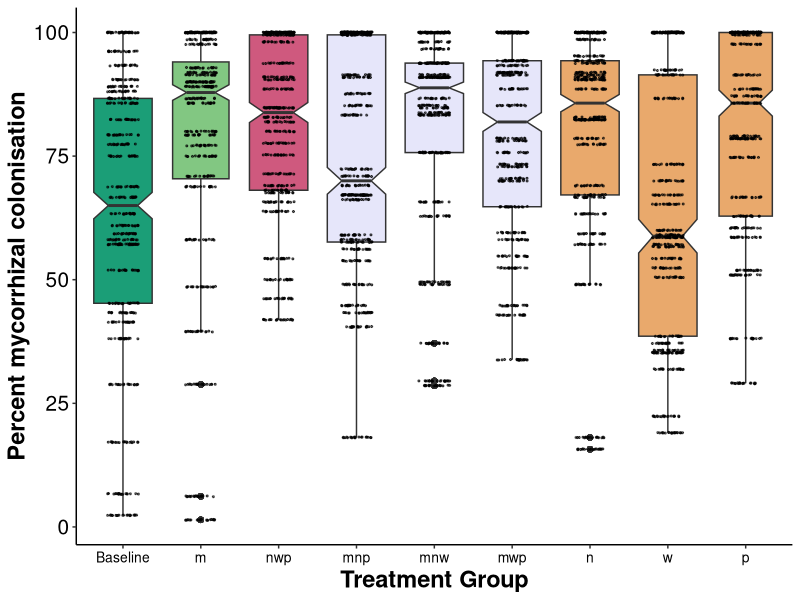
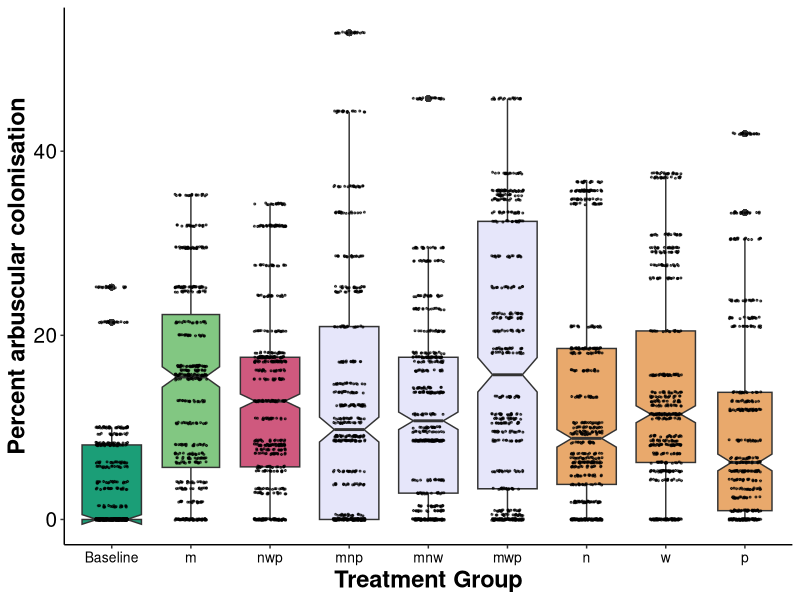

Source code (R) for these figures, in order:
#### Mycorrhizae Analysis Experiment 1 ####

# Before anything else, verify that your environment is totally clear.
# This is important, because old objects can foul up the works
# Clean up the working environment
rm(list = ls())

# Verify working directory, should be ~/Documents/Analyses/lastname_first
getwd()

# Load tidyverse
library("tidyverse")
# Check for updates
tidyverse_update()

#### Cleaning up the data ####

library(readr)
Myc <- read_csv("Shadehouse/MycorrhizaeDataClean.csv")

# Add room
library(readr)
RoomPot <- read_csv("Shadehouse/RoomPot.csv")

colnames(RoomPot)[1:1] <- c("Pot") ## Renaming the columns
colnames(Myc)[3:3] <- c("Pot") ## Renaming the columns
Myc <- Myc %>%
  left_join(RoomPot %>% dplyr::select(Pot, Room), by = "Pot")

# Now we need to make a distinct name for each subsample of each pot
colnames(Myc)[3:3] <- c("Sample") ## Renaming the columns

library(tidyr)
Myc2 <- Myc %>%
  unite(Sample, Subsample, Sample, sep = "-")

# Let's change the treatment group names to be more meaningful
#Myc2$Exp1Group[Myc2$Exp1Group == "0"] <- "baseline"
#Myc2$Exp1Group[Myc2$Exp1Group == "1"] <- "m"
#Myc2$Exp1Group[Myc2$Exp1Group == "2"] <- "nwp"
#Myc2$Exp1Group[Myc2$Exp1Group == "3"] <- "mnp"
#Myc2$Exp1Group[Myc2$Exp1Group == "4"] <- "mnw"
#Myc2$Exp1Group[Myc2$Exp1Group == "5"] <- "mwp"
#Myc2$Exp1Group[Myc2$Exp1Group == "6"] <- "n"
#Myc2$Exp1Group[Myc2$Exp1Group == "7"] <- "w"
#Myc2$Exp1Group[Myc2$Exp1Group == "8"] <- "p"

Myc_summary1 <- Myc2 %>%
  group_by(Sample) %>%
  summarise(
    perc_c = 100 * sum(Intersection[None == "no"], na.rm = TRUE) /
      sum(Intersection, na.rm = TRUE))

Myc_summary2 <- Myc2 %>%
  group_by(Sample) %>%
  summarise(
    perc_A = 100 * sum(Intersection[Arbuscules == "1"], na.rm = TRUE) /
      sum(Intersection, na.rm = TRUE))

# Add Exp1 group to this data frame
Myc3 <- Myc_summary1 %>%
  left_join(Myc2 %>% dplyr::select(Sample, Exp1Group), by = "Sample")

# add room back
Myc3 <- Myc3 %>%
  left_join(
    Myc2 %>% 
      distinct(Sample, Room),   # keep one row per Sample–Room pair
    by = "Sample"
  )

# Add Exp1 group to this data frame
Myc4 <- Myc_summary2 %>%
  left_join(Myc2 %>% dplyr::select(Sample, Exp1Group), by = "Sample")

# add room back
Myc4 <- Myc4 %>%
  left_join(
    Myc2 %>% 
      distinct(Sample, Room),   # keep one row per Sample–Room pair
    by = "Sample"
  )

# Remove if treatment group = NA
Myc3 <- Myc3 %>%
  filter(!is.na(Exp1Group))

# Remove if treatment group = NA
Myc4 <- Myc4 %>%
  filter(!is.na(Exp1Group))

#### visualisations ####
# Let's make a boxplot for presence of any myc structures
library(ggplot2)

Myc3$Exp1Group <- factor(Myc3$Exp1Group, levels = c("0", "1", "2", "3", "4", "5", "6", "7", "8"), # order  
                         labels = c("Baseline", "m", "nwp", "mnp", "mnw", "mwp", "n", "w", "p")) # labels 

MycPlot <- ggplot(data = Myc3, 
                  aes(x = factor(Exp1Group), y = perc_c, fill = Exp1Group)) +
  geom_boxplot(notch = TRUE, varwidth = TRUE) +
  geom_jitter(color = "black", size = 0.4, alpha = 0.6, width = 0.2) +
  ylab("Percent mycorrhizal colonisation") +
  xlab("Treatment Group") +
  scale_fill_manual(values = c( "Baseline" = "#1b9e77", "m" = "#82C782", "nwp" = "#CF597E", 
  "mnp" = "lavender", "mnw" = "lavender", "mwp" = "lavender", "n" = "#E9A96C", "w" = "#E9A96C", "p" = "#E9A96C" )) +
  theme(axis.text.x = element_text(size = 10, color = 'black'),
        axis.text.y = element_text(size = 15, hjust = 1, colour = 'black'), 
        axis.title = element_text(size = 17, face = "bold"),
        legend.title = element_blank(),
        legend.position = "none",
        panel.grid.major = element_blank(),
        panel.grid.minor = element_blank(),
        panel.background = element_blank(),
        axis.line = element_line(colour = "black"))
MycPlot

# Let's make a boxplot for presence of arbuscules
Myc4$Exp1Group <- factor(Myc4$Exp1Group, levels = c("0", "1", "2", "3", "4", "5", "6", "7", "8"), # order  
                         labels = c("Baseline", "m", "nwp", "mnp", "mnw", "mwp", "n", "w", "p")) # labels 

library(ggplot2)
MycPlot <- ggplot(data = Myc4, 
                  aes(x = factor(Exp1Group), y = perc_A, fill = Exp1Group)) +
  geom_boxplot(notch = TRUE, varwidth = TRUE) +
  geom_jitter(color = "black", size = 0.4, alpha = 0.6, width = 0.2) +
  ylab("Percent arbuscular colonisation") +
  xlab("Treatment Group") +
  scale_fill_manual(values = c( "Baseline" = "#1b9e77", "m" = "#82C782", "nwp" = "#CF597E", 
                                "mnp" = "lavender", "mnw" = "lavender", "mwp" = "lavender", "n" = "#E9A96C", "w" = "#E9A96C", "p" = "#E9A96C" )) +
  theme(axis.text.x = element_text(size = 10, color = 'black'),
        axis.text.y = element_text(size = 15, hjust = 1, colour = 'black'), 
        axis.title = element_text(size = 17, face = "bold"),
        legend.title = element_blank(),
        legend.position = "none",
        panel.grid.major = element_blank(),
        panel.grid.minor = element_blank(),
        panel.background = element_blank(),
        axis.line = element_line(colour = "black"))
MycPlot

#### analysis ####
# model
# try a mixed effects model
library(lme4)
# Fit a model 
M1 <- lmer(perc_c ~ factor(Exp1Group) + (1 | Room), data = Myc3)

summary(M1)
# Check for Homogeneous variance for any myc structure presence
summ_Myc3 <- Myc3 %>%
  group_by(Exp1Group) %>% 
  summarise(mean_perc_c = mean(perc_c),
            sd_perc_c = sd(perc_c),
            n_perc_c = n())
ratio <-(max(summ_Myc3$sd_perc_c))/(min(summ_Myc3$sd_perc_c))
print(ratio)

# The sample sizes are not quite even and therefore we need to use Type 3 analysis
Myc3$Exp1Group <- as.factor(Myc3$Exp1Group)

contrasts(Myc3$Exp1Group) <- contr.sum(9)

model <- lm(perc_c ~ factor(Exp1Group), data = Myc3)

# Run Type III ANOVA
library(car)
Anova(model, type = 3)

# Tukey-Kramer test (automatically applied for unequal sample sizes)
library(emmeans)
emm <- emmeans(model, ~ Exp1Group)        # treatment effects within each room
pairs(emm, adjust = "tukey")

# calculate some summary statistics
print(summ_Myc3)

# Arbuscule only model
# Fit a model 
M2 <- lmer(perc_A ~ factor(Exp1Group) + (1 | Room), data = Myc4)

summary(M2)

# Check for Homogeneous variance for arbuscule only presence
summ_Myc4 <- Myc4 %>%
  group_by(Exp1Group) %>% 
  summarise(mean_perc_A = mean(perc_A),
            sd_perc_A = sd(perc_A),
            n_perc_A = n())
ratio <-(max(summ_Myc4$sd_perc_A))/(min(summ_Myc4$sd_perc_A))
print(ratio)

# The sample sizes are not quite even and therefore we need to use Type 3 analysis
Myc4$Exp1Group <- as.factor(Myc4$Exp1Group)

contrasts(Myc4$Exp1Group) <- contr.sum(9)

model <- lm(perc_A ~ factor(Exp1Group), data = Myc4)

# Run Type III ANOVA
library(car)
Anova(model, type = 3)

# Tukey-Kramer test (automatically applied for unequal sample sizes)
library(emmeans)
emm <- emmeans(model, ~ Exp1Group)        # treatment effects within each room
pairs(emm, adjust = "tukey")

# calculate summary stats
print(summ_Myc4)
